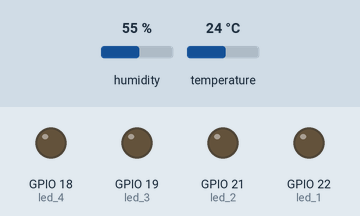
A sketch run on a simulated ESP32. Shown: output pins drawn as LEDs (lit = HIGH). The inputs (shaded band) are chosen by the test bench; at power-on: humidity 55 %, temperature 24 °C. WiFi joins after 1.5 s; servers stay silent unless stated; uploads are accepted with an empty reply; what the sketch prints to the serial monitor is not drawn.

Above: at 0.1 s.
At 1.8 s:
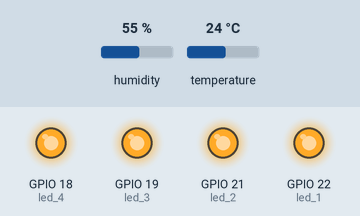
Timing chart, 0 to 3.3 s (numbered marks = the images above):
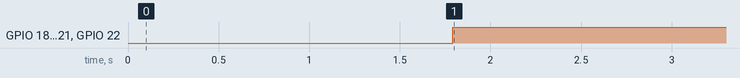

Measured:
- by itself, GPIO 18 (led_4), GPIO 19 (led_3), GPIO 21 (led_2), GPIO 22 (led_1): LOW → HIGH at 1.8 s

The sketch:

hardwareProgram.ino
```cpp
#include <DHT.h>
#include <WiFi.h>
#include <HTTPClient.h>
#include<string.h>
#include <Arduino_JSON.h>

#define led_1  22     //Relay 01
#define led_2  21     //Relay 02
#define led_3  19     //Relay 03
#define led_4  18     //Relay 04

#define DHTPIN 32     // DHT pin
#define DHTTYPE DHT11      //DHT type
DHT dht(DHTPIN, DHTTYPE);  //DHT object defined

// define wifi ssid and password
const char* ssid = "SSID";
const char* password = "PASSWORD";

// defined time delays
unsigned long lastTime = 0;
unsigned long timerDelay = 5000;

// Variables to store sensor data
float temp;
float humi;


// server address to PUT values of dht-11 sensor
const char* dhtValues = "https://intellihouse.cyclic.app/api/v1/updateSensor";

// server address to GET values for relay
const char* relayPosition = "https://intellihouse.cyclic.app/api/v1/relayData";

void setup() {

  pinMode(led_1, OUTPUT);
  pinMode(led_2, OUTPUT);
  pinMode(led_3, OUTPUT);
  pinMode(led_4, OUTPUT);

  wifiinit(); // wifi function called

  dht.begin(); // dht object initialized

}

void loop() {

  humtep();  // Function to get the humidity and temperature and to PUT value to server

  Relay();

  Serial.println();
  Serial.println("----------NEW LOOP---------->");
  Serial.println();

}

// Function for wifi connection and Serial monitor begin
void wifiinit(){
    Serial.begin(9600);

  WiFi.begin(ssid, password);
  Serial.println("Connecting");

  while(WiFi.status() != WL_CONNECTED) {
    delay(500);
    Serial.print(".");

  }
}

// function to check temperature and humidity (dataSending function is called here)
void humtep(){
   humi = dht.readHumidity();
   temp = dht.readTemperature();

  Serial.print(F("Humidity: "));
  Serial.print(humi);
  Serial.print(F("%  Temperature: "));
  Serial.print(temp);
  Serial.println(F("°C "));
  dataSending();
}

// function to update the value of dht sensor to the server
void dataSending(){
    if ((millis() - lastTime) > timerDelay) {

    if(WiFi.status()== WL_CONNECTED){

      HTTPClient http;


      http.begin(dhtValues);


      http.addHeader("Content-Type", "application/json");

      Serial.println("Inside data sending");

      Serial.println(temp);
      Serial.println(humi);

      String t = String(temp);
      String h = String(humi);

      int httpResponseCode = http.PUT("{\"temperature\":" + t + ",\"humidity\": "+ h +"}");

      Serial.println(t);
      Serial.println(h);


      Serial.print("HTTP Response code: ");
      Serial.println(httpResponseCode);
      Serial.println("--------------FOR DHT11--------------->");

      http.end();
    }
    else {
      Serial.println("WiFi Disconnected");
    }
  }
}


// function to Check whether to switch the lights off or on
void Relay(){
  String payload = "{}";
    if(WiFi.status()== WL_CONNECTED){

      HTTPClient http1;


      // Your Domain name with URL path or IP address with path
      http1.begin(relayPosition);


      // Send HTTP GET request
      int httpResponseCode = http1.GET();
      Serial.println("--------------FOR relay data--------------->");

      if (httpResponseCode>0) {
        Serial.print("HTTP Response code: ");
        Serial.println(httpResponseCode);
         payload = http1.getString();
        Serial.println(payload);
      }
      else {
        Serial.print("Error code: ");
        Serial.println(httpResponseCode);
      }
      // Free resources
      http1.end();
    }

  JSONVar myObject = JSON.parse(payload); // JSONVar myobject stores the array of json data

  // JSON.typeof(jsonVar) can be used to get the type of the var
  if (JSON.typeof(myObject) == "undefined") {
    Serial.println("Parsing input failed!");
    return;
  }

  Serial.print("JSON object = ");
  Serial.println(myObject);
  JSONVar keys = myObject.keys();   // keys contain all the keys of json data
  Serial.println("----------------------------------> JSON DATA");
  String relay_1  = myObject[keys[0]];
  String relay_2  = myObject[keys[1]];
  String relay_3  = myObject[keys[2]];
  String relay_4  = myObject[keys[3]];


  // using conditional to check whether the state is up or down for relay and placing appropriate data value
  if (relay_1 == "off"){     // for relay 1
    digitalWrite(led_1, LOW);
  }
  else{
    digitalWrite(led_1, HIGH);
  }   // end of relay 1

  if (relay_2 == "off"){     // for relay 2
    digitalWrite(led_2, LOW);
  }
  else{
    digitalWrite(led_2, HIGH);
  }     // end of relay 2

  if (relay_3 == "off"){     // for relay 3
    digitalWrite(led_3, LOW);
  }
  else{
    digitalWrite(led_3, HIGH);
  } // end of relay 3

  if (relay_4 == "off"){     // for relay 4
    digitalWrite(led_4, LOW);
  }
  else{
    digitalWrite(led_4, HIGH);
  } // end of relay 4

  // printing the values for testing
  Serial.println(relay_1);
  Serial.println(relay_2);
  Serial.println(relay_3);
  Serial.println(relay_4);


}
```
